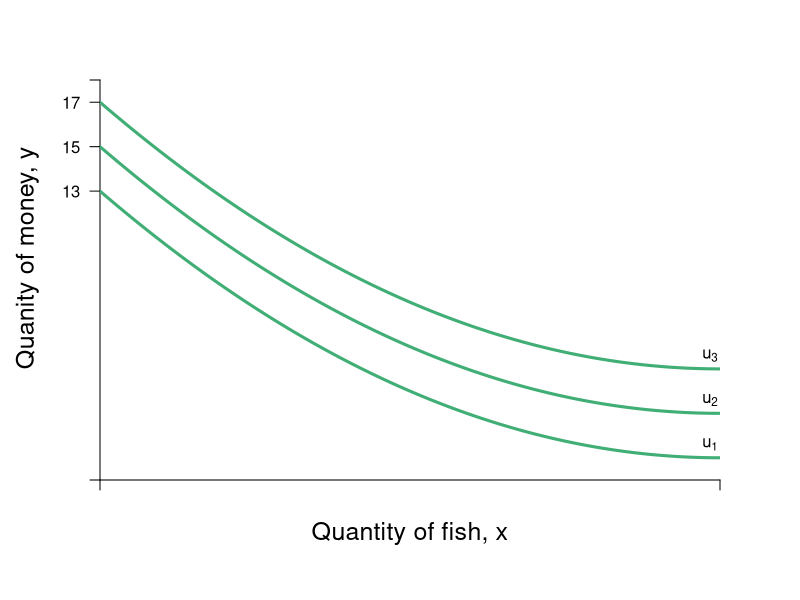

Generate this figure with R:
require(shape)
pdf(file = "indmarketdemand/demand_y_indiff.pdf", width = 9, height = 7)

#Set parameters for graphics
axislabelsize <- 1.5
graphlinewidth <- 3
segmentlinewidth <- 2

COL <- c("#7fc97f", "#beaed4", "#fdc086", "#ffff99", "#386cb0", "#f0027f", "#bf5b17", "#666666")
COLA <- c("#99d8c9","#66c2a4","#41ae76", "#238b45", "#005824")
COLB <- c("#4eb3d3", "#2b8cbe", "#0868ac","#084081")

#Edited the margins to cater for the larger LHS labels
par(mar =  c(6, 5, 4, 4))

mrsA <- function(x, rmax = 10, xmax = 20) {
  rmax - (rmax/xmax)*x
}


uA <- function(x, y, rmax = 2, xmax = 12) {
  y + rmax*x - (1/2)*(rmax/xmax)*x^2
}

indiffA1 <- function(x, uA = 10, rmax = 2.5, xmax = 10) {
  uA - rmax*x + (1/2)*(rmax/xmax)*(x^2)
}


bcA <- function(x, w = 20, p = 2) {
  w - p*x
}


xlims <- c(0, 12)
ylims <- c(0, 18)

npts <- 501 
x <- seq(xlims[1], xlims[2], length.out = npts)
y <- seq(ylims[1], ylims[2], length.out = npts) 
a <- c(13, 15, 17)

plot(0, 0, xlim = xlims, ylim = ylims, type = "n",
     xlab = expression(paste("")),
     ylab = expression(paste("")), 
     xaxt = "n", 
     yaxt = "n", 
     cex.lab = axislabelsize, 
     bty = "n",
     xaxs="i", 
     yaxs="i")

# ticksy <- seq(from = 0, to = ylims[2], by = 2)
# ylabels <- seq(from = 0, to = ylims[2], by = 2)
# ticksx <- seq(from = 0, to = xlims[2], by = 2)
# xlabels <- seq(from = 0, to = xlims[2], by = 2)
ticksy <- c(0, 13, 15, 17, ylims[2])
  ylabels <- c(NA, expression(paste(13)), expression(paste(15)), expression(paste(17)), NA)
ticksx <- c(0,  xlims[2])
xlabels <- c(NA, NA)

axis(1, at = ticksx, pos = 0, labels = xlabels)
axis(2, at = ticksy, pos = 0, labels = ylabels, las = 1)

npts <- 500 
xx1 <- seq(xlims[1], xlims[2], length.out = npts)

#lines(xx1, bcA(xx1, w = 12, p = 1), col = COLB[3], lwd = graphlinewidth)
#lines(xx1, indiffA1(xx1, uA = 20, rmax = 2.5, xmax = 10), col = COLB[4], lwd = graphlinewidth)



mtext(expression(paste("Quantity of fish, ", x)), side=1, line = 2.5, cex = axislabelsize)
text(-1.4, 10, expression(paste("Quanity of money, ", y)), xpd = TRUE, cex = axislabelsize, srt = 90) 

#segments(4.11765, 6.17647, 5.88, 8.88, lty = 1, col = COL[2] , lwd = graphlinewidth)
#text(7.3, 3, expression("Pareto Efficient"))
#text(7.3, 2.5, expression("Curve"))
#Arrows(7.3, 3.5, 7.3, 6.1, col = "black", lty = 1, lwd = 2, arr.type = "triangle", arr.lwd = 0.5)

#Label the iso-welfare functions for the HG, Aisha
text(11.8, 1.6, expression(u[1]))
text(11.8, 3.6, expression(u[2]))
text(11.8, 5.6, expression(u[3]))
#text(6.6, 8.3, expression(u[4]^A))

#Label the indifference curves for the HG, Betty
# text(7.6, 17, expression(u[1]^B))
# text(6.75, 17, expression(u[2]^B))
# text(6, 17, expression(u[3]^B))
#text(3.4, 6.9, expression(v[4]^B))

#Label mrs function
#text(10, 8, expression(paste(mrs(x,y) == r[max] - frac(r[max], x[max])*x)))
#Arrows(10, 7.5, 10, 5.6, col = "black", lty = 1, lwd = 2, arr.type = "triangle", arr.lwd = 0.5)

#Label satiation
#text(20, 4, expression(paste(x[max] == "Point")))
#text(20, 3, expression(paste("of Satiation")))
#Arrows(20, 2.5, 20, 0.5, col = "black", lty = 1, lwd = 2, arr.type = "triangle", arr.lwd = 0.5)

#Label highest willingness to pay
# text(5, 10.5, expression(paste(r[max] == "Maximum")))
# text(5, 9.5, expression(paste("Willingness to Pay")))
# Arrows(3, 10, 0.5, 10, col = "black", lty = 1, lwd = 2, arr.type = "triangle", arr.lwd = 0.5)


contour(x, y, 
        outer(x, y, uA),
        #labels = c("v1", "v2", "v3"),
        drawlabels = FALSE,
        col = COLA[3],
        #xlab = expression(paste("A's Apples, ", x)),
        #ylab = expression(paste("A's Oranges, ", y)),
        #cex.lab = axislabelsize,
        lwd = graphlinewidth,
        levels = a, 
        xaxs="i", 
        yaxs="i", 
        add = TRUE)

#segments(0, 6, 6, 6, lty = 2, col = "gray" , lwd = segmentlinewidth)
#segments(6, 0, 6, 6, lty = 2, col = "gray" , lwd = segmentlinewidth)
#points(6, 6, pch = 16, col = "black", cex = 1.5)

# par(new = TRUE)
# 
# #Use the same x and ylims as previously, but with locations switched
# xlims2 <- c(18, 0)
# ylims2 <- c(18, 0)

#Leave the ylab and xlab blank to ensure no axes titles
# plot(0, 0, xlim = xlims2, ylim = ylims2, type = "n",
#      xlab = expression(paste("")),
#      ylab = expression(paste("")),
#      xaxt = "n", 
#      yaxt = "n", 
#      cex.lab = 1.3, 
#      bty = "n",
#      xaxs="i", 
#      yaxs="i")
# 
# 
# lines(xx1, indiffAlow(xx1, uA = 46.08, alpha = 16, beta = 1/24), col = COL[2], lwd = graphlinewidth)


#Set up axes at sides 3 and 4 (top and right)
# axis(side = 3, at = ticksx, pos = 0, labels = xlabels)
# axis(side = 4, at = ticksy, pos = 0, labels = ylabels, las = 0)
# mtext("B's Apples, x", side=3, line = 2.5, cex = axislabelsize)
# text(-0.8, 7, expression(paste("B's Oranges, y")), xpd = TRUE, cex = axislabelsize, srt = 270) 
# 
# #Add arrows:
# arrows(-0.8, 10, -0.8, 14, xpd = TRUE, length=0.1,angle=40,lwd=3)
# arrows(6.2, -1.8, 9, -1.8, xpd = TRUE, length=0.1,angle=40,lwd=3)
# 

#Customize ticks and labels for the plot
#ticksy <- seq(from = 0, to = 15, by = 1)
#ylabels <- seq(from = 0, to = 15, by = 1)
#ticksx <- seq(from = 0, to = 10, by = 1)
#xlabels <- seq(from = 0, to = 10, by = 1)
#axis(1, at = ticksx, pos = 0, labels = xlabels)
#axis(2, at = ticksy, pos = 0, labels = ylabels, las = 0)

dev.off()
